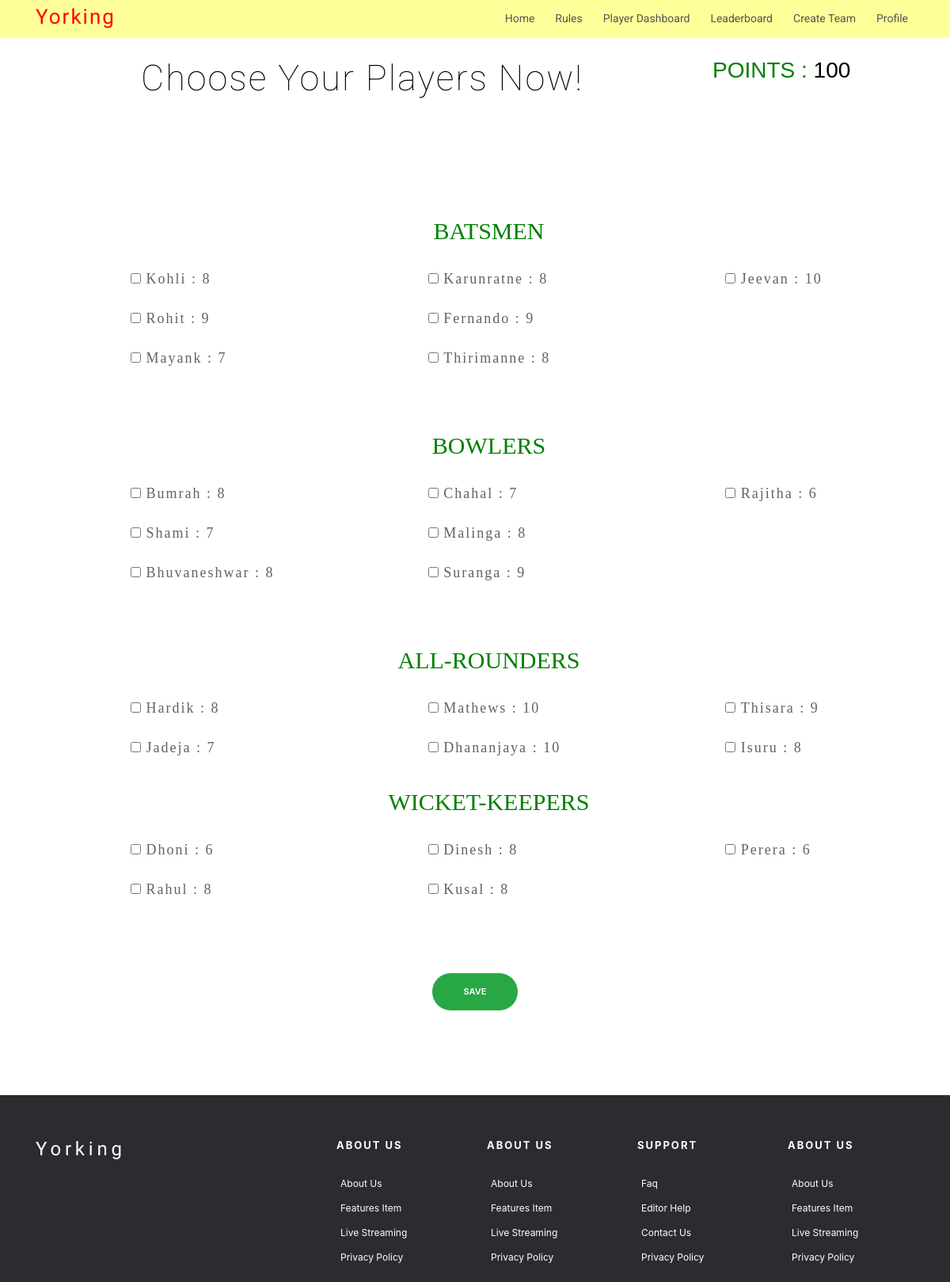
Page /players/3 on the committed database.
### players/models.py (models this page shows, shortened)
class Players(models.Model):
	pid = models.IntegerField(primary_key=True)
	name = models.CharField(max_length=200)
	category = models.CharField(max_length=200)
	points = models.IntegerField()
	country = models.CharField(max_length=200)

### players/views.py (the view)
# urls.py: path('players/<int:match_id>',players_list,name="players"),
def players_list(request,match_id=None):
	global points
	request.session['match'] = int(match_id)
	match = request.session['match']
	country1=Matches.objects.filter(matchid=match)[0].coun1
	country2 = Matches.objects.filter(matchid=match)[0].coun2
	request.session['batsmen'] = list(Players.objects.filter(country__in=[country1,country2],category='bat').values())
	request.session['all_rounder'] = list(Players.objects.filter(country__in=[country1,country2],category='all rounder').values())
	request.session['bowler'] = list(Players.objects.filter(country__in=[country1,country2],category='bowl').values())
	request.session['wicket_keeper']= list(Players.objects.filter(country__in=[country1,country2],category__startswith='wicket').values())
	return  render(request,'players.html',{'points':points,'batsmen':request.session['batsmen'],'bowler':request.session['bowler'],'all_rounder':request.session['all_rounder'],'wicket_keeper':request.session['wicket_keeper']})

### templates/players.html (shortened to what this page needs)
{% extends 'base.html' %}
{% block content%}
<br>
<br>
<br>
    <div class="container">
    	<div class="row">
          <div class="section-title text-center col-12 col-md-9">
              <h2>Choose your players now!</h2>
          </div>
          <div class="col-12 col-md-3">
          	<h3 style="color:green; font-family:sans-serif; text-transform: uppercase">Points : <b> <div id="remaining_points" style="display:inline; color: black"></b></div></h3>
          </div>
      </div>
<div class="container mt-5">
<form action="{%url 'user_team'%}" method="POST" id="myform" id = "tblFruits">
<div class="c">
        <div class="row">
            <div class="col-12">
                <h1 style="text-align: center; color: green; text-transform: uppercase; font-size:30px;">Batsmen
                </h1>
            </div>
        </div>
        <br>
        <div class="row">
            <div class="col-12">
                <ul style="column-count: 3; column-gap: 7rem; list-style: none;">
                    {% for i in batsmen %}
                        <li>
                            <label class="c">
                            	<input type="checkbox" name="batsmen" value="{{i.pid}}" id="{{i.pid}}"onclick="load_points({{i.pid}})"/>
                            	<label for="{{i.pid}}"/>{{ i.name }} : {{ i.points }}</label><br/>
                        </li>
                    {% endfor %}
                </ul>
            </div>
        </div>
        <br>
        <br>
        <div class="row">
            <div class="col-12">
                <h1 style="text-align: center; color: green; text-transform: uppercase; font-size:30px;">Bowlers
                </h1>
            </div>
        </div>
        <br>
        <div class="row">
            <div class="col-12">
                <ul style="column-count: 3; column-gap: 7rem; list-style: none;">
                    {% for i in bowler %}
                        <li>
                            <label class="c">
                            	<input type="checkbox" name="bowler" value="{{i.pid}}" id="{{i.pid}}"onclick="load_points({{i.pid}})"/>
                            	<label for="{{i.pid}}"/>{{ i.name }} : {{ i.points }}</label><br/>
                        </li>
                    {% endfor %}
                </ul>
            </div>
        </div>
        <br>
        <br>
        <div class="row">
            <div class="col-12">
                <h1 style="text-align: center; color: green; text-transform: uppercase; font-size:30px;">All-rounders
                </h1>
            </div>
        </div>
        <br>
        <div class="row">
            <div class="col-12">
                <ul style="column-count: 3; column-gap: 7rem; list-style: none;">
                    {% for i in all_rounder %}
                        <li>
                            <label class="c">
                            	<input type="checkbox" name="all_rounder" value="{{i.pid}}" id="{{i.pid}}"onclick="load_points({{i.pid}})"/>
                            	<label for="{{i.pid}}"/>{{ i.name }} : {{ i.points }}</label><br/>
                        </li>
                    {% endfor %}
                </ul>
            </div>
        </div>
        <div class="row">
            <div class="col-12">
                <h1 style="text-align: center; color: green; text-transform: uppercase; font-size:30px;">Wicket-Keepers
                </h1>
            </div>
        </div>
        <br>
        <div class="row">
            <div class="col-12">
                <ul style="column-count: 3; column-gap: 7rem; list-style: none;">
                    {% for i in wicket_keeper %}
                        <li>
                            <label class="c">
                            	<input type="checkbox" name="wicket_keeper" value="{{i.pid}}" id="{{i.pid}}"onclick="load_points({{i.pid}})"/>
                            	<label for="{{i.pid}}"/>{{ i.name }} : {{ i.points }}</label><br/>
                        </li>
                    {% endfor %}
                </ul>
            </div>
        </div>
        <br>
        <br>
    </div>
    <div class="container h-100">
        <div class="d-flex h-100">
         <div class="align-self-center mx-auto">
                <button type="Submit" class="btn btn-success" id = "btnSubmit">
                  Save
                </button>
            </div>
          </div>
        </div>
</form>
</div>
{% endblock %}

### templates/base.html (shortened to what this page needs)
{% load static %}
<!DOCTYPE html>
<html lang="en">
<head>
  <link href="{% static 'vendor/bootstrap/css/bootstrap.min.css' %}" rel="stylesheet">
  <link href="{% static 'vendor/animate.css/animate.min.css' %}" rel="stylesheet">
  <link href="{% static 'vendor/font-awesome/css/font-awesome.min.css' %}" rel="stylesheet">
  <link href="{% static 'vendor/modal-video/css/modal-video.min.css' %}" rel="stylesheet">
  <link href="{% static 'vendor/owl.carousel/assets/owl.carousel.min.css' %}" rel="stylesheet">
  <link href="{% static 'css/style.css' %}" rel="stylesheet">
</head>
<body>
    {% include 'partials/_header.html' %}
    {% block content %}
    {% endblock %}
    {% include 'partials/_footer.html' %}
</body>
</html>

### templates/partials/_header.html
    <header id="header" class="header header-hide">
        <div class="container">
          <div id="logo" class="pull-left">
            <h1><a href="{% url 'home' %}" class="scrollto">Yorking</a></h1>
          </div>
          <nav id="nav-menu-container">
            <ul class="nav-menu">
              <li
              {% if '/' == request.path  %}
                class="menu-active"
              {% else %}
                class="menu"
              {% endif%}><a href="{% url 'home' %}">Home</a></li>
              <li
              {% if 'rules' in request.path  %}
                class="menu-active"
              {% else %}
                class="menu"
              {% endif%}><a href="#rules">Rules</a></li>
              <li
              {% if 'playerdashboard' in request.path  %}
                class="menu-active"
              {% else %}
                class="menu"
              {% endif%}><a href="{% url 'players_dashboard' %}">Player Dashboard</a></li>
              <li
              {% if 'leaderboard' in request.path  %}
                class="menu-active"
              {% else %}
                class="menu"
              {% endif%}><a href="{% url 'matchlist' %}">Leaderboard</a></li>
              <li
              {% if 'createteam' in request.path  %}
                class="menu-active"
              {% else %}
                class="menu"
              {% endif%}><a href="{% url 'select_team'%}">Create Team</a></li>
              <li
              {% if 'profile' in request.path  %}
                class="menu-active"
              {% else %}
                class="menu"
              {% endif%}><a href="{% url 'profile' %}">Profile</a></li>
            </ul>
          </nav>
        </div>
      </header>

### templates/partials/_footer.html
     <br>
     <br>
     <br>
     <br>
     <footer class="footer">
        <div class="container">
          <div class="row">
            <div class="col-md-12 col-lg-4">
              <div class="footer-logo">
                <a class="navbar-brand" href="#">Yorking</a>
              </div>
            </div>
            <div class="col-sm-6 col-md-3 col-lg-2">
              <div class="list-menu">
                <h4>About Us</h4>
                <ul class="list-unstyled">
                  <li><a href="#">About us</a></li>
                  <li><a href="#">Features item</a></li>
                  <li><a href="#">Live streaming</a></li>
                  <li><a href="#">Privacy Policy</a></li>
                </ul>
              </div>
            </div>
            <div class="col-sm-6 col-md-3 col-lg-2">
              <div class="list-menu">
                <h4>About Us</h4>
                <ul class="list-unstyled">
                  <li><a href="#">About us</a></li>
                  <li><a href="#">Features item</a></li>
                  <li><a href="#">Live streaming</a></li>
                  <li><a href="#">Privacy Policy</a></li>
                </ul>
              </div>
            </div>
            <div class="col-sm-6 col-md-3 col-lg-2">
              <div class="list-menu">
                <h4>Support</h4>
                <ul class="list-unstyled">
                  <li><a href="#">faq</a></li>
                  <li><a href="#">Editor help</a></li>
                  <li><a href="#">Contact us</a></li>
                  <li><a href="#">Privacy Policy</a></li>
                </ul>
              </div>
            </div>
            <div class="col-sm-6 col-md-3 col-lg-2">
              <div class="list-menu">
                <h4>About Us</h4>
                <ul class="list-unstyled">
                  <li><a href="#">About us</a></li>
                  <li><a href="#">Features item</a></li>
                  <li><a href="#">Live streaming</a></li>
                  <li><a href="#">Privacy Policy</a></li>
                </ul>
              </div>
            </div>
          </div>
        </div>
      </footer>

### yorking/static/css/style.css (style rules this page uses)
body { background-color: #fff; color: #333; }
#myform { margin: 10px; }
#myform > div { margin-top: 10px; }
h1, h2, h3, h4, h5, h6 { margin: 0; }
h2 { color: #000; font-weight: 600; }
h4 { color: #000; font-size: 13px; font-weight: 700; letter-spacing: 2px; text-transform: uppercase; line-height: 2; }
a { letter-spacing: 2px; text-decoration: none; }
ul { letter-spacing: 1px; }
li { color: #626262; font-size: 13px; font-weight: 400; letter-spacing: 2px; line-height: 30px; text-transform: capitalize; }
.btn { border: 1px solid #fff; border-radius: 50px; color: #fff; font-size: 11px; font-weight: 600; padding: 15px 40px; text-transform: uppercase; transition: all 0.5s ease-in-out 0s; }
#header { background: #FFFF99; position: fixed; left: 0; top: 0; right: 0; height: 48px; z-index: 3; transition: all 0.5s ease; }
#header #logo { padding: 6px 0 0 0; }
#header #logo h1 { color: #505050; font-family: "Philosopher", sans-serif; font-size: 26px; font-weight: 500; letter-spacing: 1px; margin: 0; }
#header #logo h1 a { color: #FF0000; line-height: 1; display: inline-block; text-decoration: none; }
.nav-menu, .nav-menu * { margin: 0; padding: 0; list-style: none; }
.nav-menu li { position: relative; white-space: nowrap; }
.nav-menu > li { float: left; }
#nav-menu-container { float: right; margin: 0 0 0 0; }
.nav-menu a { padding: 8px 8px; text-decoration: none; display: inline-block; color: #555; font-family: "Roboto", sans-serif; font-weight: 400; font-size: 14px; outline: none; letter-spacing: 0; transition: 0.3s; }
.nav-menu > li { margin-left: 10px; }
#mobile-nav { position: fixed; top: 0; padding-top: 18px; bottom: 0; z-index: 998; background: rgba(52, 59, 64, 0.9); left: -260px; width: 260px; overflow-y: auto; transition: 0.4s; }
#mobile-nav ul { padding: 0; margin: 0; list-style: none; }
#mobile-nav ul li { position: relative; }
#mobile-nav ul li a { color: #fff; font-size: 14px; overflow: hidden; padding: 6px 22px 6px 15px; position: relative; text-decoration: none; width: 100%; display: block; outline: none; letter-spacing: 0; }
.section-title { margin-bottom: 80px; }
.section-title h2 { font-family: "Roboto", sans-serif; font-size: 45px; font-weight: 100; letter-spacing: 2px; margin-bottom: 20px; text-transform: capitalize; }
.footer { background: #2a2c30; padding-top: 50px; }
.footer .footer-logo .navbar-brand { color: #fff; display: inline-block; float: none; font-family: "Philosopher", sans-serif; font-size: 24px; font-weight: 500; height: 100%; letter-spacing: 0.2em; padding-left: 0; padding-top: 0; }
.footer .list-menu > h4 { color: #fff; padding-bottom: 20px; }
.footer .list-menu ul li a { color: #fff; font-size: 12px; padding-left: 5px; text-decoration: none; letter-spacing: 0; }
.c { display: block; font-family: Montserrat; position: relative; padding-left: 35px; margin-bottom: 12px; cursor: pointer; font-size: 18px; -webkit-user-select: none; -moz-user-select: none; -ms-user-select: none; user-select: none; }

### rows in the picture
Players: name "Kohli", points "8"
Players: name "Rohit", points "9"
Players: name "Mayank", points "7"
Players: name "Karunratne", points "8"
Players: name "Fernando", points "9"
Players: name "Thirimanne", points "8"
Players: name "Jeevan", points "10"
Players: name "Bumrah", points "8"
Players: name "Shami", points "7"
Players: name "Bhuvaneshwar", points "8"
Players: name "Chahal", points "7"
Players: name "Malinga", points "8"
Players: name "Suranga", points "9"
Players: name "Rajitha", points "6"
Players: name "Hardik", points "8"
Players: name "Jadeja", points "7"
Players: name "Mathews", points "10"
Players: name "Dhananjaya", points "10"
Players: name "Thisara", points "9"
Players: name "Isuru", points "8"
Players: name "Dhoni", points "6"
Players: name "Rahul", points "8"
Players: name "Dinesh", points "8"
Players: name "Kusal", points "8"
Players: name "Perera", points "6"
